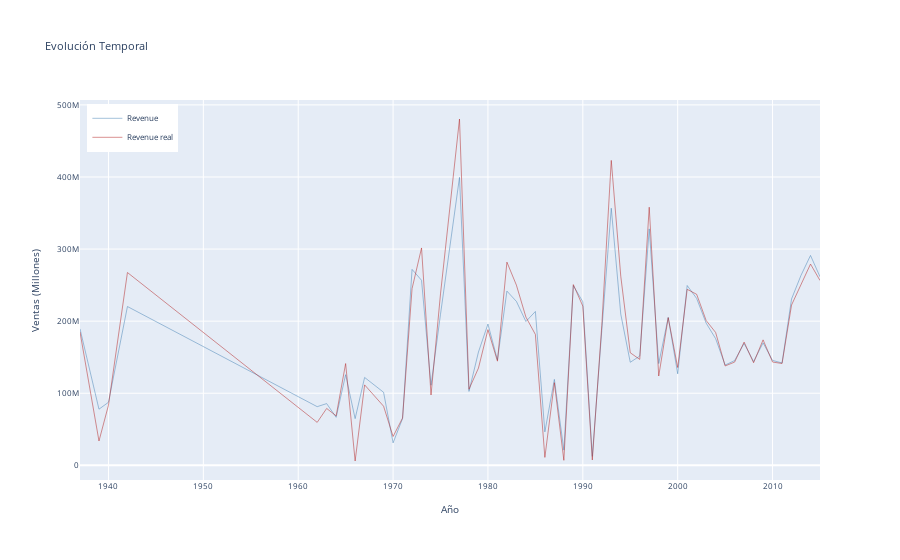

The cell this chart's notebook holds for it:
### Code cell
df_aux = df_pred_test.groupby(df_pred_test["date"].dt.year)['revenue'].mean().reset_index()[:-1]
df_aux2 = df_y.groupby(df_y["date"].dt.year)['revenue'].mean().reset_index()[:-1]


fig = go.Figure()
fig.add_trace(go.Scatter(
    x=df_aux['date'], y=df_aux['revenue'],
    hoverinfo='x+y',
    mode='lines',
    line=dict(width=0.5, color='steelblue'),
    name = 'Revenue'
))
fig.add_trace(go.Scatter(
    x=df_aux2['date'], y=df_aux2['revenue'],
    hoverinfo='x+y',
    mode='lines',
    line=dict(width=0.5, color='firebrick'),
    name = 'Revenue real'
))

fig.update_layout(
    title = 'Evolución Temporal',
    xaxis_title = 'Año',
    yaxis_title = 'Ventas (Millones)',
    legend=dict(
        bgcolor = 'white',
        yanchor="top",
        y=0.99,
        xanchor="left",
        x=0.01),
    font=dict(size=8),
    # margin=dict(
    #     l=0,
    #     r=0,
    #     b=0,
    #     t=25,
    #     pad=4
    # )
)
